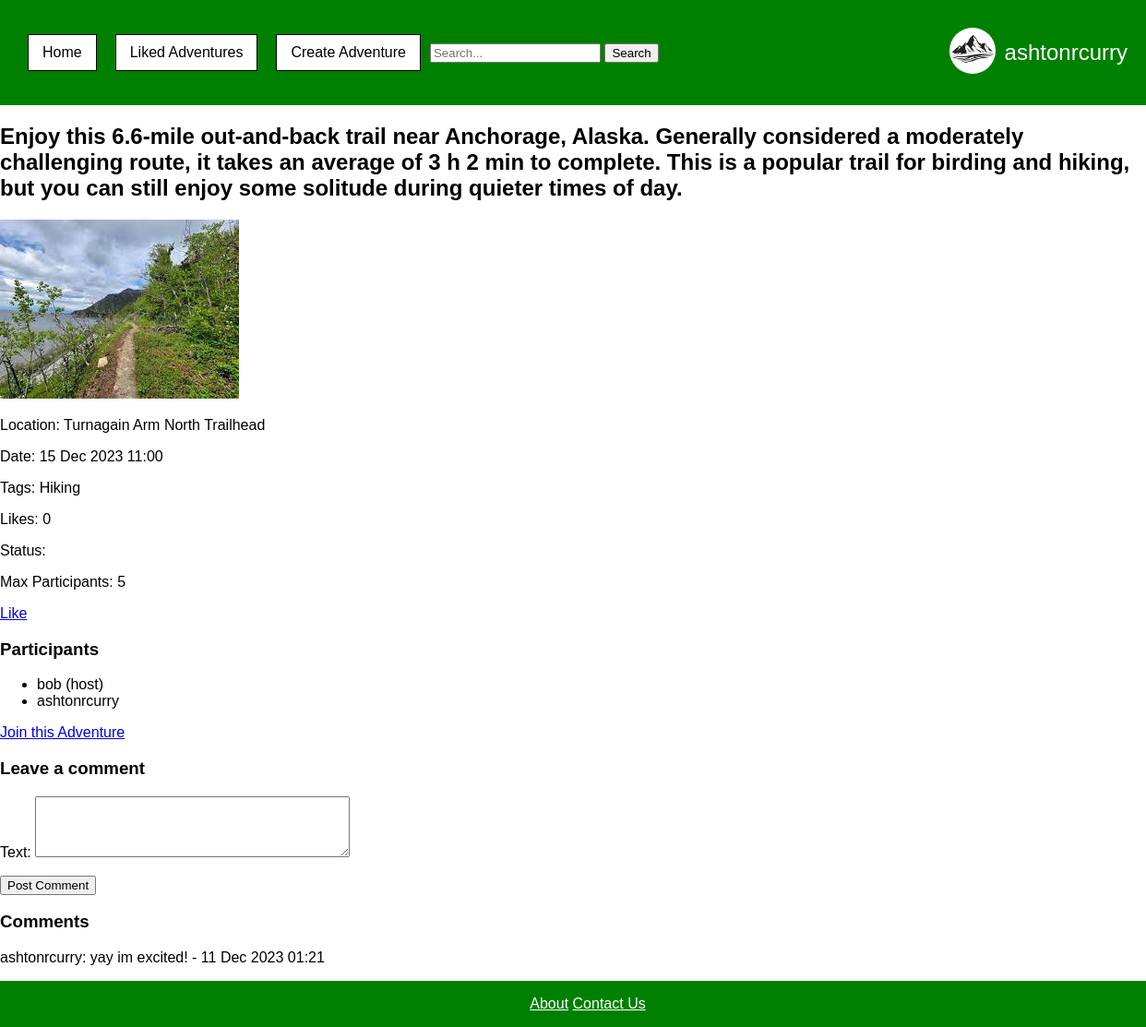
The app's page /adventures/1/ (signed in) with its own data.
### outdoorbuddies/models.py (models this page shows, shortened)
class Adventure(models.Model):
    user = models.ForeignKey(User, on_delete=models.CASCADE)
    picture = models.ImageField(upload_to='adventure_pics')
    description = models.TextField()
    max_participants = models.IntegerField()
    location = models.CharField(max_length=255)
    tag = models.ForeignKey(Tag, on_delete=models.CASCADE)
    event_datetime = models.DateTimeField()
    likes = models.ManyToManyField(User, related_name='liked_adventures', blank=True)
    def total_likes(self):
        return self.likes.count()

class Tag(models.Model):
    name = models.CharField(max_length=100)

class AdventureParticipants(models.Model):
    user = models.ForeignKey(User, on_delete=models.CASCADE)
    adventure = models.ForeignKey(Adventure, on_delete=models.CASCADE)
    is_host = models.BooleanField(default=False)

class Comment(models.Model):
    user = models.ForeignKey(User, on_delete=models.CASCADE)
    adventure = models.ForeignKey(Adventure, on_delete=models.CASCADE)
    text = models.TextField()
    timestamp = models.DateTimeField(auto_now_add=True)

### outdoorbuddies/views.py (the view)
# urls.py: path('adventures/<int:adventure_id>/', adventure_detail, name='adventure_detail'),
def adventure_detail(request, adventure_id):
    adventure = get_object_or_404(Adventure, id=adventure_id)
    participants = AdventureParticipants.objects.filter(adventure=adventure)
    comments = Comment.objects.filter(adventure=adventure).order_by('-timestamp')
    if request.method == 'POST':
        comment_form = CommentForm(request.POST)
        if comment_form.is_valid():
            comment = comment_form.save(commit=False)
            comment.user = request.user
            comment.adventure = adventure
            comment.save()
            return redirect('adventure_detail', adventure_id=adventure_id)
    else:
        comment_form = CommentForm()
    return render(request, 'outdoorbuddies/adventure_detail.html', {'adventure': adventure, 'participants' : participants, 'comments': comments, 'comment_form': comment_form})

### outdoorbuddies/forms.py
class CommentForm(forms.ModelForm):
    class Meta:
        model = Comment
        fields = ['text']
        widgets = {
            'text': forms.Textarea(attrs={'rows': 4, 'cols': 40}),
        }

### outdoorbuddies/models.py (called while the page is built)
    def profile_photo_url(self):
        if self.profile_photo and hasattr(self.profile_photo, 'url'):
            return self.profile_photo.url
        else:
            return staticfiles_storage.url('outdoorbuddies/images/default.jpg')  # Path to the default image

### outdoorbuddies/templates/outdoorbuddies/adventure_detail.html (shortened to what this page needs)
{% extends 'outdoorbuddies/base.html' %}
{% block content %}
  <div class="adventure-detail">
    <h2>{{ adventure.description }}</h2>
    <img src="{{ adventure.picture.url }}" alt="Adventure Picture">
    <p>Location: {{ adventure.location }}</p>
    <p>Date: {{ adventure.event_datetime|date:"d M Y H:i" }}</p>
    <p>Tags: {{ adventure.tag.name }}</p>
    <p>Likes: {{ adventure.total_likes }}</p>
    <p>Status: {{ adventure.status }}</p>
    <p>Max Participants: {{ adventure.max_participants }}</p>
    <a href="{% url 'like_adventure' adventure.id %}">Like</a>
    <h3>Participants</h3>
    <ul>
        {% for participant in participants %}
            <li>{{ participant.user.username }} {% if participant.is_host %}(host){% endif %}</li>
        {% empty %}
            <li>No participants yet.</li>
        {% endfor %}
    </ul>
    {% if user.is_authenticated and not user in adventure.adventureparticipants_set.all %}
        <a href="{% url 'join_adventure' adventure.id %}">Join this Adventure</a>
    {% endif %}
    {% if user.is_authenticated %}
      <h3>Leave a comment</h3>
      <form method="post">
        {{ comment_form.as_p }}
        <button type="submit">Post Comment</button>
      </form>
    {% endif %}
    <h3>Comments</h3>
    {% for comment in comments %}
      <div class="comment">
        <p>{{ comment.user.username }}: {{ comment.text }} - {{ comment.timestamp|date:"d M Y H:i" }}</p>
      </div>
    {% empty %}
      <p>No comments yet.</p>
    {% endfor %}
  </div>
{% endblock %}

### outdoorbuddies/templates/outdoorbuddies/base.html (shortened to what this page needs)
{% load static %}
<!DOCTYPE html>
<html lang="en">
<head>
    <link rel="stylesheet" href="{% static 'outdoorbuddies/css/styles.css' %}">
    <link rel="stylesheet" href="https://unpkg.com/leaflet@1.7.1/dist/leaflet.css" />
</head>
<body>
    <div class="navbar">
        <div class="navbar-buttons">
            <a class="nav-button" href="{% url 'index' %}">Home</a>
            {% if user.is_authenticated %}
                <a class="nav-button" href="{% url 'liked_adventures' %}">Liked Adventures</a>
                <a class="nav-button" href="{% url 'create_adventure' %}">Create Adventure</a>
            {% else %}
                <a class="nav-button" href="{% url 'register' %}">Register</a>
            {% endif %}
            <form action="{% url 'search_results' %}" method="get">
                <input type="text" name="q" placeholder="Search...">
                <button type="submit">Search</button>
            </form>
        </div>
        {% if user.is_authenticated %}
            <div class="profile-info">
                <div class="profile-dropdown">
                    <img src="{{ user.profile.profile_photo_url }}" alt="Profile Photo" class="profile-photo-navbar">
                </div>
                <span class="username">{{ user.username }}</span>
            </div>
        {% else %}
            <div class="sign-in">
                <a href="{% url 'login' %}" class="nav-button">Sign In</a>
            </div>
        {% endif %}
    </div>
    <div class="content">
        {% block content %}
        {% endblock %}
    </div>
    <div class="footer">
        <a href="{% url 'about' %}">About</a>
        <a href="{% url 'contact' %}">Contact Us</a>
    </div>
</body>
</html>

### outdoorbuddies/static/outdoorbuddies/css/styles.css (style rules this page uses)
html, body { height: 100%; margin: 0; padding: 0; }
body { display: flex; flex-direction: column; min-height: 100vh; }
.content { flex: 1; }
.footer { background-color: green; color: white; text-align: center; padding: 1rem; width: 100%; }
body { font-family: Arial, sans-serif; margin: 0; padding: 0; }
.navbar { display: flex; justify-content: space-between; align-items: center; padding: 30px 20px; background-color: green; }
.navbar-buttons { display: flex; justify-content: center; align-items: center; }
.nav-button { display: inline-block; margin: 0 10px; padding: 10px 15px; border: 1px solid black; text-align: center; text-decoration: none; color: black; background-color: white; }
.profile-info { display: flex; align-items: center; }
.profile-photo-navbar { width: 50px; height: 50px; border-radius: 50%; margin-right: 10px; }
.username { font-size: 1.5em; color:white; }
.profile-dropdown { position: relative; display: inline-block; }
.footer a { color: white; text-decoration: underline; }

### records on screen
Adventure: description "Enjoy this 6.6-mile out-and-back trail near Anchorage, Alaska. Generally considered a moderately challenging route, it takes an average of 3 h 2 min to complete. This is a popular trail for birding and hiking, but you can still enjoy some solitude during quieter times of day.", picture (picture), location "Turnagain Arm North Trailhead", event_datetime "15 Dec 2023 11:00", tag.name "Hiking", total_likes "0", max_participants "5"
AdventureParticipants: user.username "bob", is_host "(host)"
AdventureParticipants: user.username "ashtonrcurry"
Comment: user.username "ashtonrcurry", text "yay im excited!", timestamp "11 Dec 2023 01:21"

### other values on screen
{{ user.username }} "ashtonrcurry"
